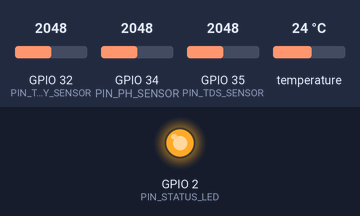
The sketch below on a simulated ESP32. Shown: output pins drawn as LEDs (lit = HIGH). The inputs (shaded band) are chosen by the test bench; at power-on: GPIO 32 (PIN_TURBIDITY_SENSOR) = 2048, GPIO 34 (PIN_PH_SENSOR) = 2048, GPIO 35 (PIN_TDS_SENSOR) = 2048, temperature 24 °C (analog values on the 0–4095 scale). WiFi joins after 1.5 s; servers stay silent unless stated; uploads are accepted with an empty reply; what the sketch prints to the serial monitor is not drawn.

Above: at 6.9 s.
Timing chart, 0 to 15.7 s (numbered marks = the images above):
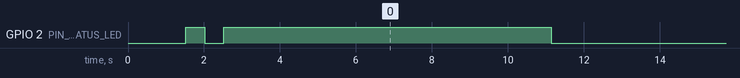

Measured:
- by itself, GPIO 2 (PIN_STATUS_LED): goes LOW 0.50 s, HIGH 8.6 s, 11 × (LOW 9.8 s, HIGH 0.20 s), then LOW

The sketch:

main.ino
```cpp
/*
 * =========================================================================
 * AquaWatch AI - ESP32 Smart Water Quality Telemetry Firmware
 * Target Microcontroller: ESP32-WROOM-32 / NodeMCU-32S
 * Sensors Supported:
 *   - Analog pH Sensor (pH-4502C / DFRobot SEN0161)
 *   - Analog TDS Meter (DFRobot SEN0244)
 *   - Analog Turbidity Sensor (TSW-30 / DFRobot SEN0189)
 *   - Digital Temperature Sensor (DS18B20 1-Wire)
 * =========================================================================
 */

#include <WiFi.h>
#include <HTTPClient.h>
#include <OneWire.h>
#include <DallasTemperature.h>

// Fallback to default configs if config.h is not yet created from config.h.example
#if __has_include("config.h")
  #include "config.h"
#else
  #define WIFI_SSID              "YOUR_WIFI_SSID"
  #define WIFI_PASSWORD          "YOUR_WIFI_PASSWORD"
  #define SERVER_URL             "http://192.168.1.100:8000/iot/readings"
  #define REGISTER_URL           "http://192.168.1.100:8000/iot/devices/register"
  #define DEVICE_ID              "ESP32-NODE-01"
  #define DEVICE_NAME            "AquaWatch Field Node #1"
  #define LOCATION_NAME          "Main Storage Reservoir"
  #define API_KEY                "aquawatch-secret-key-2026"
  #define FIRMWARE_VER           "1.0.0"
  #define TELEMETRY_INTERVAL_MS   10000
  #define PIN_PH_SENSOR          34
  #define PIN_TDS_SENSOR         35
  #define PIN_TURBIDITY_SENSOR   32
  #define PIN_DS18B20_TEMP       4
  #define PIN_STATUS_LED         2
  #define ESP32_VREF             3.3f
  #define ADC_RESOLUTION         4095.0f
  #define PH_VOLTAGE_AT_7        2.50f
  #define PH_SLOPE               0.18f
  #define TDS_CALIBRATION_FACTOR 0.5f
  #define TURBIDITY_CLEAR_VOLTAGE 3.0f
#endif

// Dallas Temperature 1-Wire setup
OneWire oneWire(PIN_DS18B20_TEMP);
DallasTemperature tempSensor(&oneWire);

unsigned long lastTelemetryTime = 0;
bool isRegistered = false;

// Multi-sample smoothed ADC read (ESP32 ADC has non-linearity & noise)
float readAveragedVoltage(int pin, int samples = 20) {
  long sum = 0;
  for (int i = 0; i < samples; i++) {
    sum += analogRead(pin);
    delay(2);
  }
  float avgRaw = (float)sum / samples;
  // Convert 12-bit ADC value (0-4095) to Voltage (0-3.3V)
  return (avgRaw / ADC_RESOLUTION) * ESP32_VREF;
}

// Convert voltage to pH level
float calculatePH(float voltage) {
  // Typical electrode calibration: pH 7.0 = PH_VOLTAGE_AT_7 (typically 2.50V)
  // Higher acidity (< 7.0) yields higher voltage on standard op-amp modules
  float ph = 7.0f + ((PH_VOLTAGE_AT_7 - voltage) / PH_SLOPE);
  if (ph < 0.0f) ph = 0.0f;
  if (ph > 14.0f) ph = 14.0f;
  return ph;
}

// Convert voltage to TDS ppm with temperature compensation
float calculateTDS(float voltage, float tempC) {
  // Temperature compensation formula: fFinalResult(25^C) = fFinalResult(current)/(1.0 + 0.02*(fTP-25.0));
  float compensationCoefficient = 1.0f + 0.02f * (tempC - 25.0f);
  if (compensationCoefficient <= 0.0f) compensationCoefficient = 1.0f;
  float compensationVoltage = voltage / compensationCoefficient;

  // DFRobot polynomial curve
  float tdsValue = (133.42f * compensationVoltage * compensationVoltage * compensationVoltage
                  - 255.86f * compensationVoltage * compensationVoltage
                  + 857.39f * compensationVoltage) * TDS_CALIBRATION_FACTOR;

  if (tdsValue < 0.0f) tdsValue = 0.0f;
  return tdsValue;
}

// Convert voltage to Turbidity NTU
float calculateTurbidity(float voltage) {
  // If voltage exceeds clear threshold, turbidity is close to 0 NTU
  if (voltage >= TURBIDITY_CLEAR_VOLTAGE) {
    return 0.5f;
  }
  // Standard approximation curve: NTU = -1120.4*V^2 + 5742.3*V - 4352.9
  float ntu = -1120.4f * (voltage * voltage) + 5742.3f * voltage - 4352.9f;
  if (ntu < 0.0f) ntu = 0.0f;
  if (ntu > 500.0f) ntu = 500.0f;
  return ntu;
}

void registerWithBackend() {
  if (WiFi.status() != WL_CONNECTED) return;

  HTTPClient http;
  http.begin(REGISTER_URL);
  http.addHeader("Content-Type", "application/json");

  String payload = "{";
  payload += "\"device_id\":\"" + String(DEVICE_ID) + "\",";
  payload += "\"device_name\":\"" + String(DEVICE_NAME) + "\",";
  payload += "\"location_name\":\"" + String(LOCATION_NAME) + "\",";
  payload += "\"api_key\":\"" + String(API_KEY) + "\",";
  payload += "\"firmware_version\":\"" + String(FIRMWARE_VER) + "\"";
  payload += "}";

  Serial.println("[HTTP] Registering device with backend: " + String(REGISTER_URL));
  int httpCode = http.POST(payload);

  if (httpCode == HTTP_CODE_OK || httpCode == HTTP_CODE_CREATED) {
    Serial.println("[HTTP] Device registration successful!");
    isRegistered = true;
  } else {
    Serial.printf("[HTTP] Device registration returned code: %d\n", httpCode);
  }
  http.end();
}

void sendTelemetry() {
  if (WiFi.status() != WL_CONNECTED) {
    Serial.println("[WiFi] Lost connection, attempting reconnect...");
    WiFi.reconnect();
    return;
  }

  // 1. Read Digital Temperature
  tempSensor.requestTemperatures();
  float waterTemp = tempSensor.getTempCByIndex(0);
  if (waterTemp < -50.0f || waterTemp > 120.0f) {
    waterTemp = 25.0f; // Default room temperature fallback if sensor detached
  }

  // 2. Read Analog Voltages
  float vPH = readAveragedVoltage(PIN_PH_SENSOR);
  float vTDS = readAveragedVoltage(PIN_TDS_SENSOR);
  float vTurb = readAveragedVoltage(PIN_TURBIDITY_SENSOR);

  // 3. Compute Calibrated Physical Quantities
  float ph = calculatePH(vPH);
  float tds = calculateTDS(vTDS, waterTemp);
  float turbidity = calculateTurbidity(vTurb);
  float conductivity = tds * 2.0f; // Approximate EC in uS/cm from TDS

  // Print diagnostic readout to Serial Monitor
  Serial.println("--------------------------------------------------");
  Serial.printf("TELEMETRY: pH=%.2f (%.2fV) | TDS=%.0f ppm (%.2fV) | Turb=%.2f NTU (%.2fV) | Temp=%.1f C\n",
                ph, vPH, tds, vTDS, turbidity, vTurb, waterTemp);

  // 4. Send Authenticated JSON POST Request to Backend
  HTTPClient http;
  http.begin(SERVER_URL);
  http.addHeader("Content-Type", "application/json");

  // Construct JSON body (Explicitly mark is_simulated: false for real hardware)
  String payload = "{";
  payload += "\"device_id\":\"" + String(DEVICE_ID) + "\",";
  payload += "\"api_key\":\"" + String(API_KEY) + "\",";
  payload += "\"is_simulated\":false,";
  payload += "\"ph\":" + String(ph, 2) + ",";
  payload += "\"tds\":" + String(tds, 1) + ",";
  payload += "\"turbidity\":" + String(turbidity, 2) + ",";
  payload += "\"temperature\":" + String(waterTemp, 1) + ",";
  payload += "\"conductivity\":" + String(conductivity, 1) + ",";
  payload += "\"ph_voltage\":" + String(vPH, 3) + ",";
  payload += "\"tds_voltage\":" + String(vTDS, 3) + ",";
  payload += "\"turbidity_voltage\":" + String(vTurb, 3);
  payload += "}";

  digitalWrite(PIN_STATUS_LED, HIGH); // Blink LED during transmission
  int httpCode = http.POST(payload);
  digitalWrite(PIN_STATUS_LED, LOW);

  if (httpCode == HTTP_CODE_OK) {
    String response = http.getString();
    Serial.println("[HTTP] Ingest successful (200 OK):");
    Serial.println(response);
  } else {
    Serial.printf("[HTTP] Ingest POST failed! Error code: %d\n", httpCode);
  }

  http.end();
}

void setup() {
  Serial.begin(115200);
  delay(1000);
  Serial.println("\n==================================================");
  Serial.println("   AquaWatch AI - ESP32 Telemetry Hardware Boot   ");
  Serial.println("==================================================");

  // Configure Status LED
  pinMode(PIN_STATUS_LED, OUTPUT);
  digitalWrite(PIN_STATUS_LED, LOW);

  // Configure 12-bit ADC resolution (0-4095) & attenuation for 0-3.3V input range
  analogReadResolution(12);
  analogSetAttenuation(ADC_11db); // Full range: ~0V to 3.3V

  // Initialize DS18B20 1-Wire temperature bus
  tempSensor.begin();

  // Connect to Wi-Fi
  Serial.printf("[WiFi] Connecting to SSID: %s ", WIFI_SSID);
  WiFi.mode(WIFI_STA);
  WiFi.begin(WIFI_SSID, WIFI_PASSWORD);

  int attempts = 0;
  while (WiFi.status() != WL_CONNECTED && attempts < 25) {
    delay(500);
    Serial.print(".");
    digitalWrite(PIN_STATUS_LED, !digitalRead(PIN_STATUS_LED));
    attempts++;
  }

  if (WiFi.status() == WL_CONNECTED) {
    Serial.println("\n[WiFi] Connected successfully!");
    Serial.print("[WiFi] IP Address: ");
    Serial.println(WiFi.localIP());
    digitalWrite(PIN_STATUS_LED, HIGH);

    // Initial hardware registration
    registerWithBackend();
  } else {
    Serial.println("\n[WiFi] Failed to connect! Will retry in main loop.");
    digitalWrite(PIN_STATUS_LED, LOW);
  }
}

void loop() {
  unsigned long now = millis();
  if (now - lastTelemetryTime >= TELEMETRY_INTERVAL_MS) {
    lastTelemetryTime = now;
    if (!isRegistered) {
      registerWithBackend();
    }
    sendTelemetry();
  }
  delay(100);
}
```
